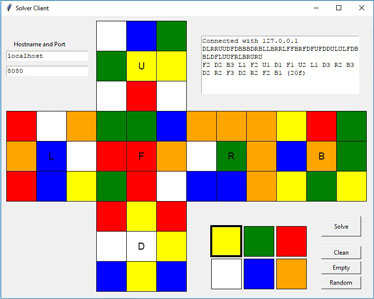
#> input picture CODE/RubiksCube-TwophaseSolver-master/gui_client.jpg, 374 x 299 px
$ python -i CropImage.py   (imports and definitions only)
#> lines starting #> are read from the running program, lines starting #| are printed output that depends on the picture; after the words box and inside, x2 and y2 are one past the last pixel; in counts of white or black regions, pixels touching at a corner belong together
#> further down, picture is the input picture: shape (299, 374, 3); mean B, G, R 162.3, 183.9, 199.8


def crop(img):

    import cv2
    img = cv2.resize(img, (300, 300))
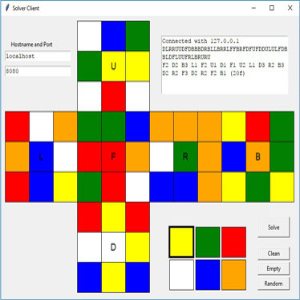
#> img: shape (300, 300, 3); mean of channels 0, 1, 2 162.2, 183.8, 199.6; drawn as B, G, R
    crop_img = img
    hsv = cv2.cvtColor(img, cv2.COLOR_BGR2HSV)
#> hsv: shape (300, 300, 3); mean H, S, V 38.8, 103.3, 230.2
    maskbl = cv2.inRange(hsv, (0, 0, 140), (255, 255, 255))
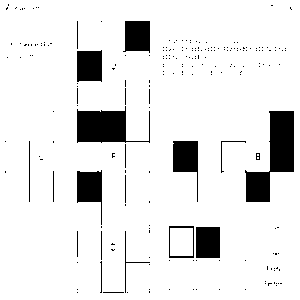
#> maskbl: shape (300, 300); 90.5% white; 224 black regions (204 under 20 px), largest, box (x1, y1, x2, y2) and area: (245, 111, 294, 202) 2192, (77, 106, 150, 143) 1584, (173, 141, 198, 202) 804


    escape = 0
    runtime = 0
    height = img.shape[1]
#> height = 300
    width = img.shape[0]
#> width = 300
    xpixelarray = [0] * 18
    ypixelarray = [0] * 18
    possible = 0
    toolarge = 0
    squarecounter = 0
    extentionx = 0
    firstsquarex = [0, 0]
    secondsquarex = [0, 0]
    thirdsquarex = [0, 0]
    fourthsquarex = [0, 0]
    fifthsquarex = [0, 0]
    sixthsquarex = [0, 0]
    squarearrayx = [firstsquarex, secondsquarex, thirdsquarex, fourthsquarex, fifthsquarex, sixthsquarex]

    while (squarearrayx[5][1] == 0 and escape == 0 and runtime <1000):
        runttime = runtime + 1
        squarecounter = 0
        extentionx = extentionx - 5
        for i in range(width):

            j = int(height / 2) + extentionx
            if (j < height and j>0):


                p = maskbl[j, i]
                if (squarecounter == 6):
                    break

                if p == 255:
                    possible = possible + 1
                    if (possible > 10):
                        toolarge = toolarge + 1
                else:
                    if (possible > 10 and toolarge < 30):
                        squarearrayx[squarecounter][1] = i
                        squarearrayx[squarecounter][0] = x
                        squarecounter = squarecounter + 1

                    possible = 0
                    toolarge = 0

                if (possible == 1):
                    x = i
            else:
                escape = 1
#> after the loop, extentionx = -150; squarearrayx = [[150, 169], [49, 77], [170, 182], [215, 227], [0, 0], [0, 0]]
    runtime = 0
    escape1 = 0
    possible = 0
    toolarge = 0
    squarecounter = 0
    extensiony = 0
    firstsquarey = [0, 0]
    secondsquarey = [0, 0]
    thirdsquarey = [0, 0]
    squarearrayy = [firstsquarey, secondsquarey, thirdsquarey]

    while (squarearrayy[2][1] == 0 and escape== 0 and runtime < 1000):
        runttime = runtime + 1
        squarecounter = 0
        extensiony = extensiony + 5
        for i in range(height):

            j = int((squarearrayx[3][0] + (squarearrayx[3][1] - squarearrayx[3][0]) / 2) + extensiony - 5)
            if (j < height and j > 0):
                p = maskbl[i, j]
                if (squarecounter == 3):
                    break

                if p == 255:
                    possible = possible + 1
                    if (possible > 10):
                        toolarge = toolarge + 1
                else:
                    if (possible > 10 and toolarge < 65):
                        squarearrayy[squarecounter][1] = i
                        squarearrayy[squarecounter][0] = x
                        squarecounter = squarecounter + 1
                    possible = 0
                    toolarge = 0

                if (possible == 1):
                    x = i
            else:
                escape1 = 1
#> after the loop, extensiony = 0; squarearrayy = [[0, 0], [0, 0], [0, 0]]
    print("squarearrayx")
    print(squarearrayx)
#| [[150, 169], [49, 77], [170, 182], [215, 227], [0, 0], [0, 0]]

    if (escape1 == 0 and escape ==0 and (squarearrayx[0][0] < squarearrayx[5][1]) and (squarearrayy[0][0] < squarearrayy[2][1])):
        crop_img = img[squarearrayy[0][0]:squarearrayy[2][1], squarearrayx[0][0]:squarearrayx[5][1]]
    else:
        xpixelarray = [0] * 18
        ypixelarray = [0] * 18
    i = 0
    for p in range(3):
        for o in range(3):
            xpixelarray[i] = int(
                squarearrayx[o][0] + ((squarearrayx[o][1] - squarearrayx[o][0]) / 2))# - squarearrayx[0][0])
            i = i + 1
#> after the loop, i = 9; xpixelarray = [159, 63, 176, 159, 63, 176, 159, 63, 176, 0, 0, 0, 0, 0, 0, 0, 0, 0]

    i = 0
    for p in range(3):
        for o in range(3):
            xpixelarray[(i + 9)] = int(
                squarearrayx[o + 3][0] + ((squarearrayx[o + 3][1] - squarearrayx[o + 3][0]) / 2))# - squarearrayx[0][0])
            i = i + 1
#> after the loop, i = 9; xpixelarray = [159, 63, 176, 159, 63, 176, 159, 63, 176, 221, 0, 0, 221, 0, 0, 221, 0, 0]

    i = 0
    for p in range(3):
        for o in range(3):
            ypixelarray[i] = int(
                squarearrayy[p][0] + ((squarearrayy[p][1] - squarearrayy[p][0]) / 2) - squarearrayy[0][0])
            i = i + 1
#> after the loop, i = 9; ypixelarray = [0, 0, 0, 0, 0, 0, 0, 0, 0, 0, 0, 0, 0, 0, 0, 0, 0, 0]

    i = 0
    for p in range(3):
        for o in range(3):
            ypixelarray[(i + 9)] = int(
                squarearrayy[p][0] + ((squarearrayy[p][1] - squarearrayy[p][0]) / 2) - squarearrayy[0][0])
            i = i + 1
#> after the loop, i = 9

    print("xpixelarray")
    print(xpixelarray)
#| [159, 63, 176, 159, 63, 176, 159, 63, 176, 221, 0, 0, 221, 0, 0, 221, 0, 0]

    return(crop_img, xpixelarray, ypixelarray)

>>> import cv2
>>> picture = cv2.imread('gui_client.jpg')
>>> result = crop(picture)
